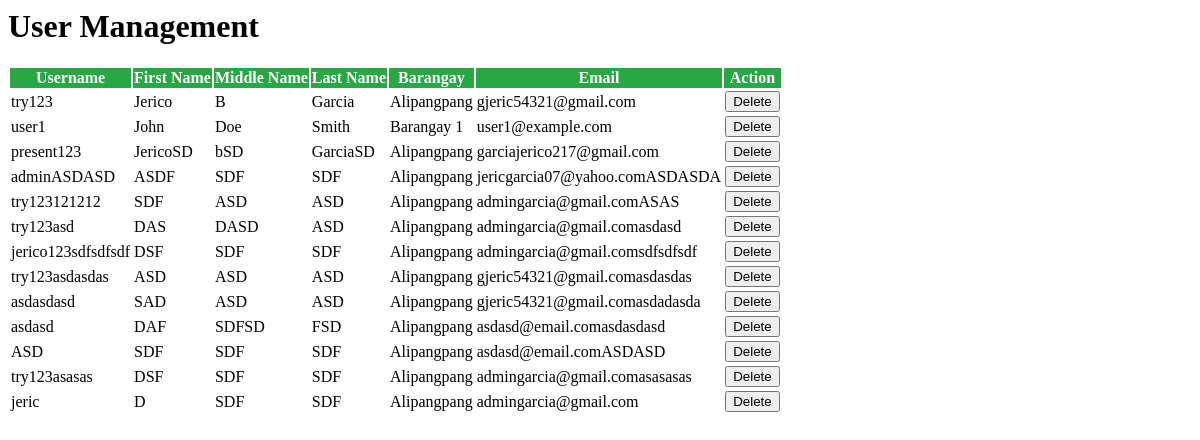
The app's page /admin_dashboard/fetch_users.php, older data.
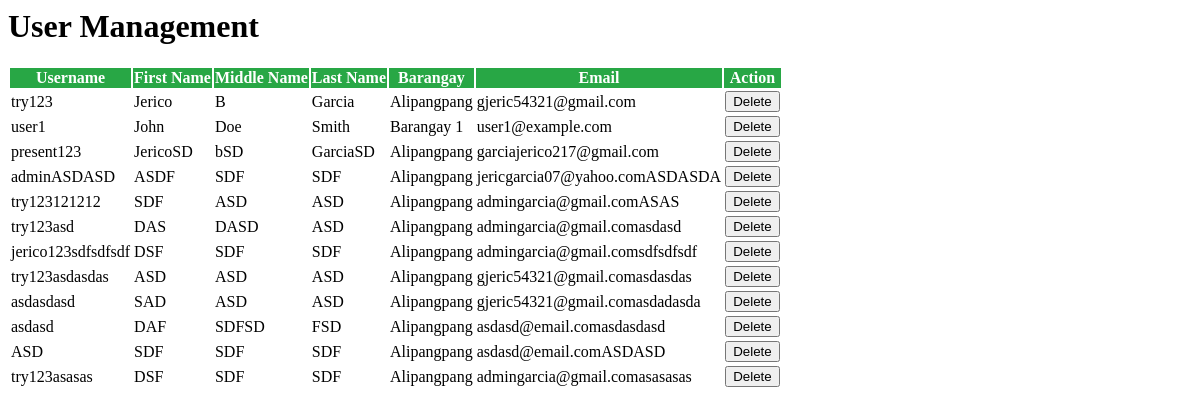
The same page, newer data.
### tables this page shows
CREATE TABLE `users` (
  `id` int(11) NOT NULL,
  `username` varchar(255) NOT NULL,
  `email` varchar(255) NOT NULL,
  `passwords` varchar(255) NOT NULL,
  `fname` varchar(200) NOT NULL,
  `mname` varchar(200) NOT NULL,
  `lname` varchar(200) NOT NULL,
  `gender` varchar(100) NOT NULL,
  `purok` varchar(255) NOT NULL,
  `barangay` varchar(255) NOT NULL,
  `profile_picture` varchar(255) NOT NULL
);

### admin_dashboard/fetch_users.php (the view, shortened to what this page needs)
<h1>User Management</h1>
<?php
require '../connection.php';
$stmt = "SELECT * FROM users ORDER BY id";
$result = $conn->prepare($stmt);
$result->execute();
$data = $result->get_result();
?>
<table id="usersR" class="display">
    <thead>
        <tr style="background-color: #28a745 !important; color: #fff;">
            <th>Username</th>
            <th>First Name</th>
            <th>Middle Name</th>
            <th>Last Name</th>
            <th>Barangay</th>
            <th>Email</th>
            <th>Action</th>
        </tr>
    </thead>
    <tbody>
        <?php while ($row = $data->fetch_assoc()) : ?>
            <tr>
                <td><?php echo $row['username']; ?></td>
                <td><?php echo $row['fname']; ?></td>
                <td><?php echo $row['mname']; ?></td>
                <td><?php echo $row['lname']; ?></td>
                <td><?php echo $row['barangay']; ?></td>
                <td><?php echo $row['email']; ?></td>
                <td>
                    <button class="btn btn-danger delete-btn" data-id="<?php echo $row['id']; ?>">Delete</button>
                </td>
            </tr>
        <?php endwhile; ?>
    </tbody>
</table>

Row changes from the older to the newer data that the page shows:
removed users: username "jeric", fname "D", mname "SDF", lname "SDF", barangay "Alipangpang", email "admingarcia@gmail.com"
